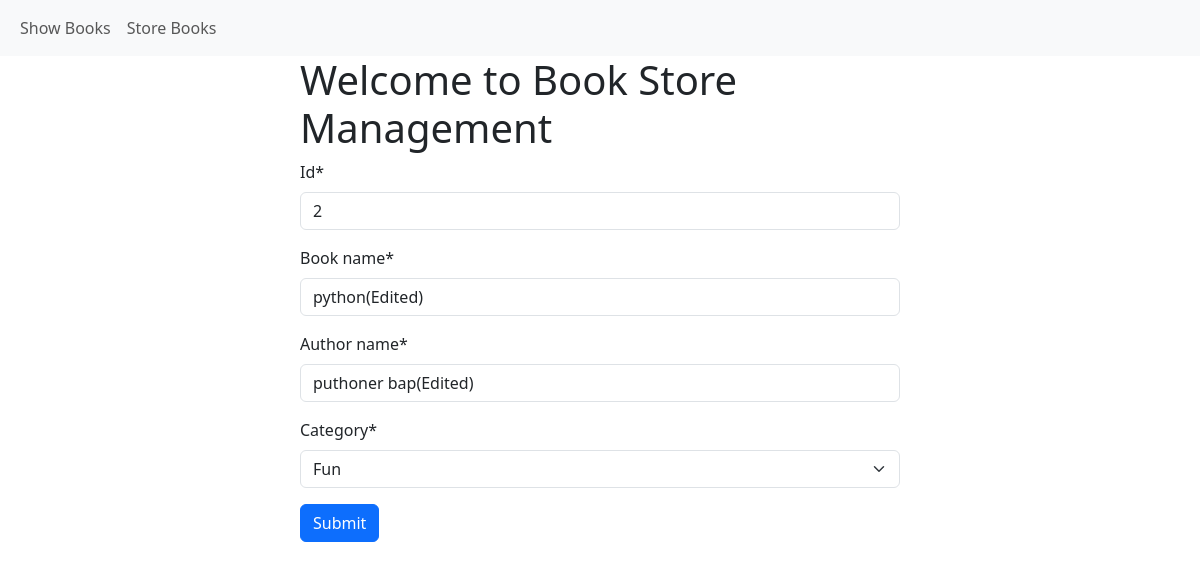
The page /edit_book/2 on the database its author committed.
### book/models.py (models this page shows)
class BookStoreModel(models.Model):
    CATEGORY=(('Mystery','Mystery'),
              ('Thriller','Thriller'),
              ('Fun','Fun'),)
    id=models.IntegerField(primary_key=True)
    book_name=models.CharField(max_length=30)
    author_name=models.CharField(max_length=30)
    category=models.CharField(max_length=30,choices=CATEGORY)
    first_pub=models.DateTimeField(auto_now_add=True) #First date to entry/publication
    last_pub=models.DateTimeField(auto_now=True) #Last update

### book/views.py (the view)
# urls.py: path('edit_book/<int:id>',edit_book,name='edit_book'),
def edit_book(request, id):
    book=BookStoreModel.objects.get(pk = id)
    form=BookStoreForm(instance = book)
    if request.method=="POST":
        form=BookStoreForm(request.POST,instance = book)
        if form.is_valid():
            form.save()
            return redirect('show_book')
    return render(request,'store_book.html',{'form':form})

### book/forms.py
class BookStoreForm(forms.ModelForm):
    class Meta:
        model=BookStoreModel
        fields=['id','book_name','author_name','category']

### book/templates/store_book.html (shortened to what this page needs)
{% extends "base.html" %}
{% load crispy_forms_tags %}
{% block content %}
<div style="width:50%; margin:auto;">
    <h1>Welcome to Book Store Management</h1>
    <form method="post">
        {{form|crispy}}
        <button class="btn btn-primary" type="submit">Submit</button>
    </form>
</div>
{% endblock %}

### rows shown on the page
BookStoreModel: id "2", book_name "python(Edited)", author_name "puthoner bap(Edited)", category "Fun"
